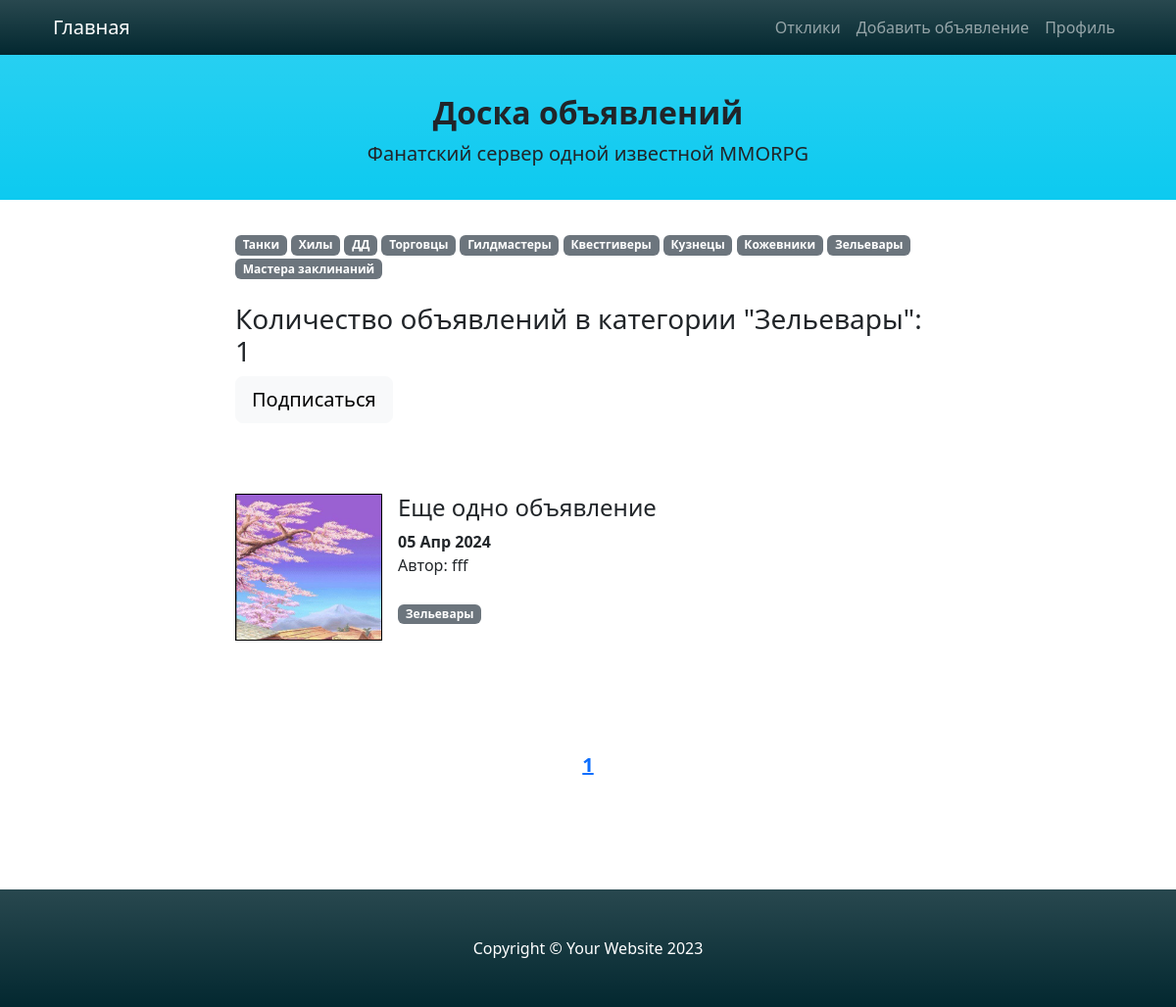
The page /categories/9 on the database as committed earlier.
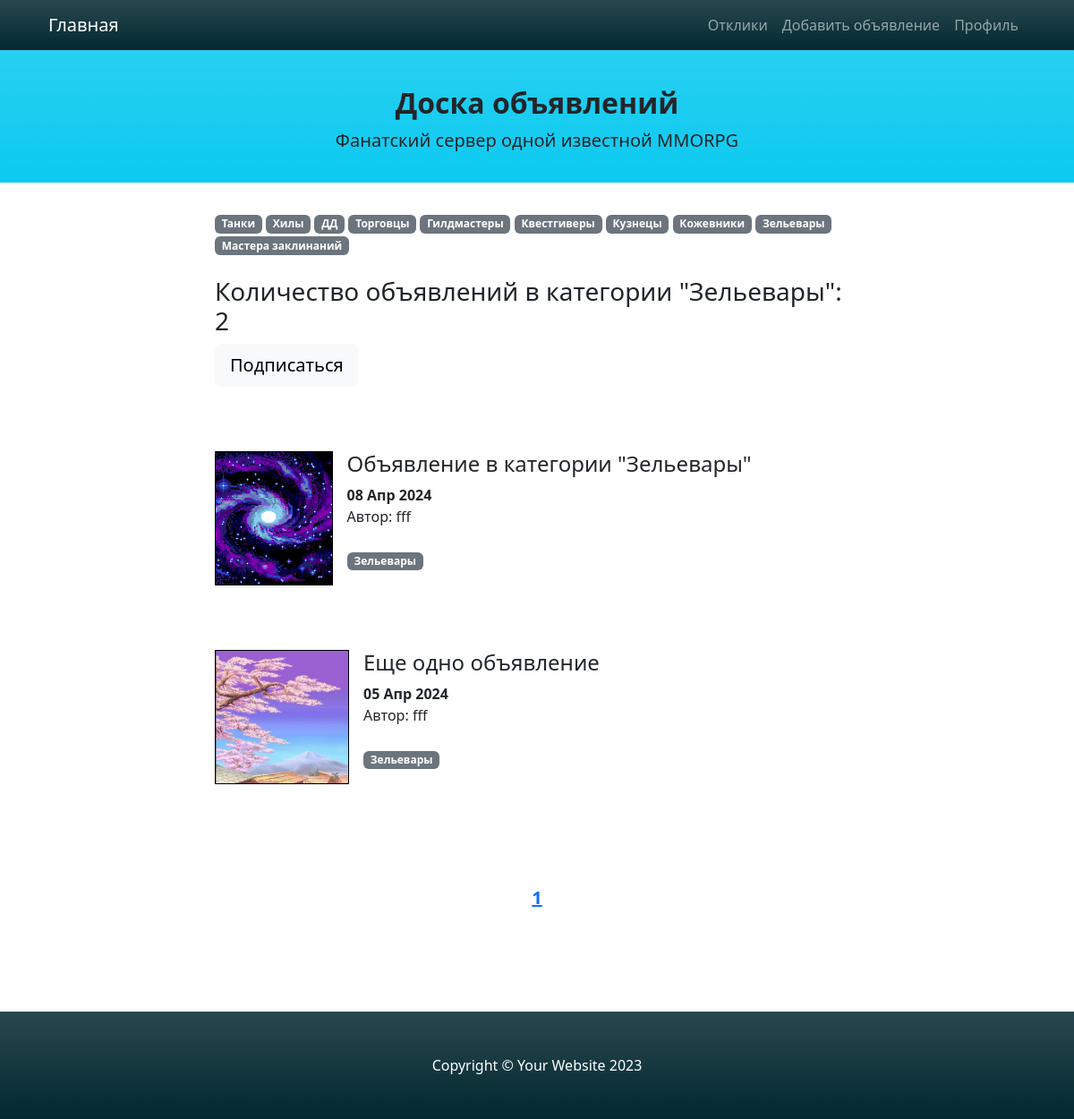
The same page on the database as committed later.
### advapp/models.py (models this page shows, shortened)
class Category(models.Model):
    name = models.CharField(max_length=255, blank=False, unique=True, verbose_name='Категория')
    subscribers = models.ManyToManyField(User, blank=True, related_name='categories', verbose_name="Подписчики")
    def __str__(self):
        return self.name

class Advert(models.Model):
    title = models.CharField(max_length=511, verbose_name="Заголовок")
    content = models.TextField(verbose_name='Контент')  # here will be WYSIWYG
    icon = models.ImageField(upload_to='icons', default='icons/blanc.png', verbose_name='Изображение для превью')
    category = models.ForeignKey('Category', on_delete=models.PROTECT, verbose_name='Категория')
    user_id = models.ForeignKey(User, on_delete=models.CASCADE, verbose_name='Автор')
    date_creation = models.DateTimeField(auto_now_add=True, verbose_name='date of creation')

### advapp/views.py (the view)
# urls.py: path('categories/<int:pk>', AdvertCategoryList.as_view(), name='advert_cat_list'),
class AdvertCategoryList(ListView):
    model = Advert
    context_object_name = 'advert_cat_list'
    paginate_by = 5
    template_name = 'categories.html'
    def get_queryset(self):
        self.category = get_object_or_404(Category, id=self.kwargs['pk'])
        queryset = Advert.objects.filter(category=self.category).order_by('-date_creation')
        return queryset
    def get_context_data(self, *, object_list=None, **kwargs):
        context = super().get_context_data(**kwargs)
        page = context['page_obj']
        context['all_categories'] = Category.objects.all()
        context['category'] = self.category
        context['paginator_range'] = page.paginator.get_elided_page_range(
            page.number, on_each_side=1, on_ends=1)
        context['is_subscriber'] = self.request.user in self.category.subscribers.all()
        return context

### advapp/templatetags/custom_tags.py (called while the page is built)
@register.simple_tag(takes_context=True)
def url_replace(context, **kwargs):
    d = context['request'].GET.copy()
    for k, v in kwargs.items():
        d[k] = v
    return d.urlencode()

### templates/categories.html (shortened to what this page needs)
{% extends 'default.html' %}
{% block content %}
    {% load cache %}
    {% cache 2 categories_badges %}
        <div>
            {% for category in all_categories %}
                <a style="text-decoration: none" href="{% url 'advert_cat_list' category.id %}">
                    <span class="badge text-bg-secondary">{{ category }}</span>
                </a>
            {% endfor %}
        </div>
    {% endcache %}
    <br>
    <h3>Количество объявлений в категории "{{ category }}": {{ page_obj.paginator.count }}</h3>
    {% if is_subscriber %}
        <h6>Вы подписаны на категорию "{{ category }}"</h6>
    {% else %}
        <div>
            <a style="text-decoration: none" href="{% url 'subscribe' category.id %}">
                <input title="Рассылка о новых объявлениях в этой категории"
                       class="btn btn-lg btn-light" type="button" value="Подписаться" />
            </a>
        </div>
    {% endif %}
    <br><br><br>
    {% if advert_cat_list %}
        {% for post in page_obj %}
            <div style="display: flex; gap: 1rem;">
                <img src="{{ post.icon.url }}" style="border: 1px solid black; height: 150px; width: 150px;">
                <div style="width: 100%;">
                    <h4><a class="nav-link" href="/advert/{{ post.pk }}">
                        {{ post.title|truncatechars:150 }}
                    </a></h4>
                        <div><b>{{ post.date_creation|date:'d M Y' }}</b></div>
                        <div>Автор: {{ post.user_id.username }}</div>
                    <br>
                    <a style="text-decoration: none;"
                       href="{% url 'advert_cat_list' post.category.id %}">
                        <span class="badge text-bg-secondary">{{ post.category }}</span>
                    </a>
                </div>
            </div>
        <br><br><br>
        {% endfor %}
    {% else %}
        <h4>Извините, объявлений в этой категории сейчас нет!</h4>
    {% endif %}
{% endblock content %}

Rows that differ between the two databases and show on the page:
added Advert: icon (picture), title "Объявление в категории \"Зельевары\"", date_creation "08 Апр 2024", user_id.username "fff", category "Зельевары"
Other text that changed with them:
{{ page_obj.paginator.count }}: "1" → "2"
